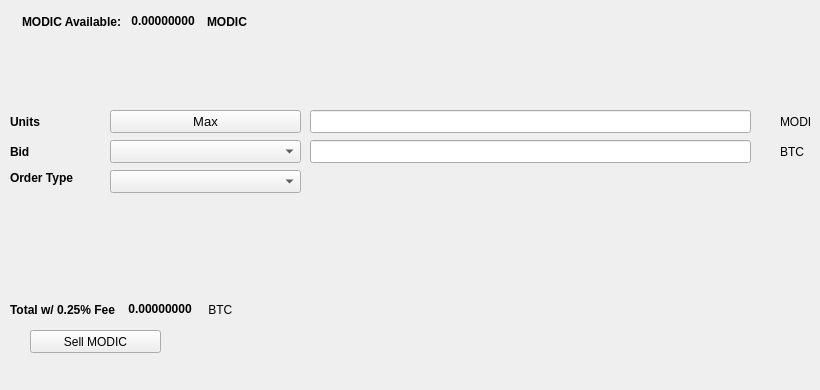
   <widget class="QWidget" name="SellTab">
    <attribute name="title">
     <string>Sell</string>
    </attribute>
    <widget class="QLabel" name="label_16">
     <property name="geometry">
      <rect>
       <x>780</x>
       <y>140</y>
       <width>31</width>
       <height>23</height>
      </rect>
     </property>
     <property name="text">
      <string>BTC</string>
     </property>
    </widget>
    <widget class="QComboBox" name="SellBidcomboBox">
     <property name="geometry">
      <rect>
       <x>110</x>
       <y>140</y>
       <width>191</width>
       <height>23</height>
      </rect>
     </property>
     <property name="font">
      <font>
       <pointsize>10</pointsize>
      </font>
     </property>
    </widget>
    <widget class="QLabel" name="label_18">
     <property name="geometry">
      <rect>
       <x>10</x>
       <y>110</y>
       <width>46</width>
       <height>23</height>
      </rect>
     </property>
     <property name="font">
      <font>
       <weight>75</weight>
       <bold>true</bold>
      </font>
     </property>
     <property name="text">
      <string>Units</string>
     </property>
    </widget>
    <widget class="QPushButton" name="Sell_Max_Amount">
     <property name="geometry">
      <rect>
       <x>110</x>
       <y>110</y>
       <width>191</width>
       <height>23</height>
      </rect>
     </property>
     <property name="font">
      <font>
       <pointsize>10</pointsize>
      </font>
     </property>
     <property name="text">
      <string>Max</string>
     </property>
    </widget>
    <widget class="QLabel" name="label_20">
     <property name="geometry">
      <rect>
       <x>10</x>
       <y>170</y>
       <width>91</width>
       <height>16</height>
      </rect>
     </property>
     <property name="font">
      <font>
       <weight>75</weight>
       <bold>true</bold>
      </font>
     </property>
     <property name="text">
      <string>Order Type</string>
     </property>
    </widget>
    <widget class="QComboBox" name="SellOrdertypeCombo">
     <property name="geometry">
      <rect>
       <x>110</x>
       <y>170</y>
       <width>191</width>
       <height>23</height>
      </rect>
     </property>
     <property name="font">
      <font>
       <pointsize>10</pointsize>
      </font>
     </property>
    </widget>
    <widget class="QLabel" name="label_21">
     <property name="geometry">
      <rect>
       <x>10</x>
       <y>140</y>
       <width>46</width>
       <height>23</height>
      </rect>
     </property>
     <property name="font">
      <font>
       <weight>75</weight>
       <bold>true</bold>
      </font>
     </property>
     <property name="text">
      <string>Bid</string>
     </property>
    </widget>
    <widget class="QLabel" name="label_22">
     <property name="geometry">
      <rect>
       <x>780</x>
       <y>110</y>
       <width>31</width>
       <height>23</height>
      </rect>
     </property>
     <property name="text">
      <string>MODIC</string>
     </property>
    </widget>
    <widget class="QLineEdit" name="UnitsInputMODIC">
     <property name="geometry">
      <rect>
       <x>310</x>
       <y>110</y>
       <width>441</width>
       <height>23</height>
      </rect>
     </property>
     <property name="font">
      <font>
       <pointsize>9</pointsize>
       <weight>75</weight>
       <bold>true</bold>
      </font>
     </property>
    </widget>
    <widget class="QLineEdit" name="SellBidPriceEdit">
     <property name="geometry">
      <rect>
       <x>310</x>
       <y>140</y>
       <width>441</width>
       <height>23</height>
      </rect>
     </property>
     <property name="font">
      <font>
       <pointsize>9</pointsize>
       <weight>75</weight>
       <bold>true</bold>
      </font>
     </property>
    </widget>
    <widget class="QPushButton" name="SellMODICBTN">
     <property name="geometry">
      <rect>
       <x>30</x>
       <y>330</y>
       <width>131</width>
       <height>23</height>
      </rect>
     </property>
     <property name="text">
      <string>Sell MODIC</string>
     </property>
     <property name="icon">
      <iconset resource="../modic">
       <normaloff>:/icons/bitcoin</normaloff>:/icons/bitcoin</iconset>
     </property>
    </widget>
    <widget class="QWidget" name="layoutWidget3">
     <property name="geometry">
      <rect>
       <x>22</x>
       <y>12</y>
       <width>258</width>
       <height>19</height>
      </rect>
     </property>
     <layout class="QHBoxLayout" name="horizontalLayout">
      <item>
       <widget class="QLabel" name="label232_2">
        <property name="font">
         <font>
          <weight>75</weight>
          <bold>true</bold>
         </font>
        </property>
        <property name="text">
         <string>MODIC Available:</string>
        </property>
       </widget>
      </item>
      <item>
       <widget class="QLabel" name="MODICAvailableLabel">
        <property name="palette">
         <palette>
          <active>
           <colorrole role="WindowText">
            <brush brushstyle="SolidPattern">
             <color alpha="255">
              <red>0</red>
              <green>0</green>
              <blue>0</blue>
             </color>
            </brush>
           </colorrole>
           <colorrole role="Button">
            <brush brushstyle="SolidPattern">
             <color alpha="255">
              <red>0</red>
              <green>170</green>
              <blue>0</blue>
             </color>
            </brush>
           </colorrole>
           <colorrole role="Light">
            <brush brushstyle="SolidPattern">
             <color alpha="255">
              <red>0</red>
              <green>255</green>
              <blue>0</blue>
             </color>
            </brush>
           </colorrole>
           <colorrole role="Midlight">
            <brush brushstyle="SolidPattern">
             <color alpha="255">
              <red>0</red>
              <green>212</green>
              <blue>0</blue>
             </color>
            </brush>
           </colorrole>
           <colorrole role="Dark">
            <brush brushstyle="SolidPattern">
             <color alpha="255">
              <red>0</red>
              <green>85</green>
              <blue>0</blue>
             </color>
            </brush>
           </colorrole>
           <colorrole role="Mid">
            <brush brushstyle="SolidPattern">
             <color alpha="255">
              <red>0</red>
              <green>113</green>
              <blue>0</blue>
             </color>
            </brush>
           </colorrole>
           <colorrole role="Text">
            <brush brushstyle="SolidPattern">
             <color alpha="255">
              <red>0</red>
              <green>170</green>
              <blue>0</blue>
             </color>
            </brush>
           </colorrole>
           <colorrole role="BrightText">
            <brush brushstyle="SolidPattern">
             <color alpha="255">
              <red>255</red>
              <green>255</green>
              <blue>255</blue>
             </color>
            </brush>
           </colorrole>
           <colorrole role="ButtonText">
            <brush brushstyle="SolidPattern">
             <color alpha="255">
              <red>0</red>
              <green>0</green>
              <blue>0</blue>
             </color>
            </brush>
           </colorrole>
           <colorrole role="Base">
            <brush brushstyle="SolidPattern">
             <color alpha="255">
              <red>255</red>
              <green>255</green>
              <blue>255</blue>
             </color>
            </brush>
           </colorrole>
           <colorrole role="Window">
            <brush brushstyle="SolidPattern">
             <color alpha="255">
              <red>0</red>
              <green>170</green>
              <blue>0</blue>
             </color>
            </brush>
           </colorrole>
           <colorrole role="Shadow">
            <brush brushstyle="SolidPattern">
             <color alpha="255">
              <red>0</red>
              <green>0</green>
              <blue>0</blue>
             </color>
            </brush>
           </colorrole>
           <colorrole role="AlternateBase">
            <brush brushstyle="SolidPattern">
             <color alpha="255">
              <red>127</red>
              <green>212</green>
              <blue>127</blue>
             </color>
            </brush>
           </colorrole>
           <colorrole role="ToolTipBase">
            <brush brushstyle="SolidPattern">
             <color alpha="255">
              <red>255</red>
              <green>255</green>
              <blue>220</blue>
             </color>
            </brush>
           </colorrole>
           <colorrole role="ToolTipText">
            <brush brushstyle="SolidPattern">
             <color alpha="255">
              <red>0</red>
              <green>0</green>
              <blue>0</blue>
             </color>
            </brush>
           </colorrole>
          </active>
          <inactive>
           <colorrole role="WindowText">
            <brush brushstyle="SolidPattern">
             <color alpha="255">
              <red>0</red>
              <green>0</green>
              <blue>0</blue>
             </color>
            </brush>
           </colorrole>
           <colorrole role="Button">
            <brush brushstyle="SolidPattern">
             <color alpha="255">
              <red>0</red>
              <green>170</green>
              <blue>0</blue>
             </color>
            </brush>
           </colorrole>
           <colorrole role="Light">
            <brush brushstyle="SolidPattern">
             <color alpha="255">
              <red>0</red>
              <green>255</green>
              <blue>0</blue>
             </color>
            </brush>
           </colorrole>
           <colorrole role="Midlight">
            <brush brushstyle="SolidPattern">
             <color alpha="255">
              <red>0</red>
              <green>212</green>
              <blue>0</blue>
             </color>
            </brush>
           </colorrole>
           <colorrole role="Dark">
            <brush brushstyle="SolidPattern">
             <color alpha="255">
              <red>0</red>
              <green>85</green>
              <blue>0</blue>
             </color>
            </brush>
           </colorrole>
           <colorrole role="Mid">
            <brush brushstyle="SolidPattern">
             <color alpha="255">
              <red>0</red>
              <green>113</green>
              <blue>0</blue>
             </color>
            </brush>
           </colorrole>
           <colorrole role="Text">
            <brush brushstyle="SolidPattern">
             <color alpha="255">
              <red>0</red>
              <green>170</green>
              <blue>0</blue>
             </color>
            </brush>
           </colorrole>
           <colorrole role="BrightText">
            <brush brushstyle="SolidPattern">
             <color alpha="255">
              <red>255</red>
              <green>255</green>
              <blue>255</blue>
             </color>
            </brush>
           </colorrole>
           <colorrole role="ButtonText">
            <brush brushstyle="SolidPattern">
             <color alpha="255">
              <red>0</red>
              <green>0</green>
              <blue>0</blue>
             </color>
            </brush>
           </colorrole>
           <colorrole role="Base">
            <brush brushstyle="SolidPattern">
             <color alpha="255">
              <red>255</red>
              <green>255</green>
              <blue>255</blue>
             </color>
            </brush>
           </colorrole>
           <colorrole role="Window">
            <brush brushstyle="SolidPattern">
             <color alpha="255">
              <red>0</red>
              <green>170</green>
              <blue>0</blue>
             </color>
            </brush>
           </colorrole>
           <colorrole role="Shadow">
            <brush brushstyle="SolidPattern">
             <color alpha="255">
              <red>0</red>
              <green>0</green>
              <blue>0</blue>
             </color>
            </brush>
           </colorrole>
           <colorrole role="AlternateBase">
            <brush brushstyle="SolidPattern">
             <color alpha="255">
              <red>127</red>
              <green>212</green>
              <blue>127</blue>
             </color>
            </brush>
           </colorrole>
           <colorrole role="ToolTipBase">
            <brush brushstyle="SolidPattern">
             <color alpha="255">
              <red>255</red>
              <green>255</green>
              <blue>220</blue>
             </color>
            </brush>
           </colorrole>
           <colorrole role="ToolTipText">
            <brush brushstyle="SolidPattern">
             <color alpha="255">
              <red>0</red>
              <green>0</green>
              <blue>0</blue>
             </color>
            </brush>
           </colorrole>
          </inactive>
          <disabled>
           <colorrole role="WindowText">
            <brush brushstyle="SolidPattern">
             <color alpha="255">
              <red>0</red>
              <green>85</green>
              <blue>0</blue>
             </color>
            </brush>
           </colorrole>
           <colorrole role="Button">
            <brush brushstyle="SolidPattern">
             <color alpha="255">
              <red>0</red>
              <green>170</green>
              <blue>0</blue>
             </color>
            </brush>
           </colorrole>
           <colorrole role="Light">
            <brush brushstyle="SolidPattern">
             <color alpha="255">
              <red>0</red>
              <green>255</green>
              <blue>0</blue>
             </color>
            </brush>
           </colorrole>
           <colorrole role="Midlight">
            <brush brushstyle="SolidPattern">
             <color alpha="255">
              <red>0</red>
              <green>212</green>
              <blue>0</blue>
             </color>
            </brush>
           </colorrole>
           <colorrole role="Dark">
            <brush brushstyle="SolidPattern">
             <color alpha="255">
              <red>0</red>
              <green>85</green>
              <blue>0</blue>
             </color>
            </brush>
           </colorrole>
           <colorrole role="Mid">
            <brush brushstyle="SolidPattern">
             <color alpha="255">
              <red>0</red>
              <green>113</green>
              <blue>0</blue>
             </color>
            </brush>
           </colorrole>
           <colorrole role="Text">
            <brush brushstyle="SolidPattern">
             <color alpha="255">
              <red>0</red>
              <green>85</green>
              <blue>0</blue>
             </color>
            </brush>
           </colorrole>
           <colorrole role="BrightText">
            <brush brushstyle="SolidPattern">
             <color alpha="255">
              <red>255</red>
              <green>255</green>
              <blue>255</blue>
             </color>
            </brush>
           </colorrole>
           <colorrole role="ButtonText">
            <brush brushstyle="SolidPattern">
             <color alpha="255">
              <red>0</red>
              <green>85</green>
              <blue>0</blue>
             </color>
            </brush>
           </colorrole>
           <colorrole role="Base">
            <brush brushstyle="SolidPattern">
             <color alpha="255">
              <red>0</red>
              <green>170</green>
              <blue>0</blue>
             </color>
            </brush>
           </colorrole>
           <colorrole role="Window">
            <brush brushstyle="SolidPattern">
             <color alpha="255">
              <red>0</red>
              <green>170</green>
              <blue>0</blue>
             </color>
            </brush>
           </colorrole>
           <colorrole role="Shadow">
            <brush brushstyle="SolidPattern">
             <color alpha="255">
              <red>0</red>
              <green>0</green>
              <blue>0</blue>
             </color>
            </brush>
           </colorrole>
           <colorrole role="AlternateBase">
            <brush brushstyle="SolidPattern">
             <color alpha="255">
              <red>0</red>
              <green>170</green>
              <blue>0</blue>
             </color>
            </brush>
           </colorrole>
           <colorrole role="ToolTipBase">
            <brush brushstyle="SolidPattern">
             <color alpha="255">
              <red>255</red>
              <green>255</green>
              <blue>220</blue>
             </color>
            </brush>
           </colorrole>
           <colorrole role="ToolTipText">
            <brush brushstyle="SolidPattern">
             <color alpha="255">
              <red>0</red>
              <green>0</green>
              <blue>0</blue>
             </color>
            </brush>
           </colorrole>
          </disabled>
         </palette>
        </property>
        <property name="font">
         <font>
          <weight>75</weight>
          <bold>true</bold>
         </font>
        </property>
        <property name="text">
         <string> 0.00000000 </string>
        </property>
        <property name="textInteractionFlags">
         <set>Qt::LinksAccessibleByMouse|Qt::TextSelectableByKeyboard|Qt::TextSelectableByMouse</set>
        </property>
       </widget>
      </item>
      <item>
       <widget class="QLabel" name="labelMODIC">
        <property name="font">
         <font>
          <weight>75</weight>
          <bold>true</bold>
         </font>
        </property>
        <property name="text">
         <string>MODIC</string>
        </property>
       </widget>
      </item>
     </layout>
    </widget>
    <widget class="QWidget" name="layoutWidget">
     <property name="geometry">
      <rect>
       <x>10</x>
       <y>300</y>
       <width>268</width>
       <height>19</height>
      </rect>
     </property>
     <layout class="QHBoxLayout" name="horizontalLayout_2">
      <item>
       <widget class="QLabel" name="label_19">
        <property name="font">
         <font>
          <weight>75</weight>
          <bold>true</bold>
         </font>
        </property>
        <property name="text">
         <string>Total w/ 0.25% Fee </string>
        </property>
       </widget>
      </item>
      <item>
       <widget class="QLabel" name="SellCostLabel">
        <property name="palette">
         <palette>
          <active>
           <colorrole role="WindowText">
            <brush brushstyle="SolidPattern">
             <color alpha="255">
              <red>0</red>
              <green>0</green>
              <blue>0</blue>
             </color>
            </brush>
           </colorrole>
           <colorrole role="Button">
            <brush brushstyle="SolidPattern">
             <color alpha="255">
              <red>0</red>
              <green>170</green>
              <blue>0</blue>
             </color>
            </brush>
           </colorrole>
           <colorrole role="Light">
            <brush brushstyle="SolidPattern">
             <color alpha="255">
              <red>0</red>
              <green>255</green>
              <blue>0</blue>
             </color>
            </brush>
           </colorrole>
           <colorrole role="Midlight">
            <brush brushstyle="SolidPattern">
             <color alpha="255">
              <red>0</red>
              <green>212</green>
              <blue>0</blue>
             </color>
            </brush>
           </colorrole>
           <colorrole role="Dark">
            <brush brushstyle="SolidPattern">
             <color alpha="255">
              <red>0</red>
              <green>85</green>
              <blue>0</blue>
             </color>
            </brush>
           </colorrole>
           <colorrole role="Mid">
            <brush brushstyle="SolidPattern">
             <color alpha="255">
              <red>0</red>
              <green>113</green>
              <blue>0</blue>
             </color>
            </brush>
           </colorrole>
           <colorrole role="Text">
            <brush brushstyle="SolidPattern">
             <color alpha="255">
              <red>0</red>
              <green>170</green>
              <blue>0</blue>
             </color>
            </brush>
           </colorrole>
           <colorrole role="BrightText">
            <brush brushstyle="SolidPattern">
             <color alpha="255">
              <red>255</red>
              <green>255</green>
              <blue>255</blue>
             </color>
            </brush>
           </colorrole>
           <colorrole role="ButtonText">
            <brush brushstyle="SolidPattern">
             <color alpha="255">
              <red>0</red>
              <green>0</green>
              <blue>0</blue>
             </color>
            </brush>
           </colorrole>
           <colorrole role="Base">
            <brush brushstyle="SolidPattern">
             <color alpha="255">
              <red>255</red>
              <green>255</green>
              <blue>255</blue>
             </color>
            </brush>
           </colorrole>
           <colorrole role="Window">
            <brush brushstyle="SolidPattern">
             <color alpha="255">
              <red>0</red>
              <green>170</green>
              <blue>0</blue>
             </color>
            </brush>
           </colorrole>
           <colorrole role="Shadow">
            <brush brushstyle="SolidPattern">
             <color alpha="255">
              <red>0</red>
              <green>0</green>
              <blue>0</blue>
             </color>
            </brush>
           </colorrole>
           <colorrole role="AlternateBase">
            <brush brushstyle="SolidPattern">
             <color alpha="255">
              <red>127</red>
              <green>212</green>
              <blue>127</blue>
             </color>
            </brush>
           </colorrole>
           <colorrole role="ToolTipBase">
            <brush brushstyle="SolidPattern">
             <color alpha="255">
              <red>255</red>
              <green>255</green>
              <blue>220</blue>
             </color>
            </brush>
           </colorrole>
           <colorrole role="ToolTipText">
            <brush brushstyle="SolidPattern">
             <color alpha="255">
              <red>0</red>
              <green>0</green>
              <blue>0</blue>
             </color>
            </brush>
           </colorrole>
          </active>
          <inactive>
           <colorrole role="WindowText">
            <brush brushstyle="SolidPattern">
             <color alpha="255">
              <red>0</red>
              <green>0</green>
              <blue>0</blue>
             </color>
            </brush>
           </colorrole>
           <colorrole role="Button">
            <brush brushstyle="SolidPattern">
             <color alpha="255">
              <red>0</red>
              <green>170</green>
              <blue>0</blue>
             </color>
            </brush>
           </colorrole>
           <colorrole role="Light">
            <brush brushstyle="SolidPattern">
             <color alpha="255">
              <red>0</red>
              <green>255</green>
              <blue>0</blue>
             </color>
            </brush>
           </colorrole>
           <colorrole role="Midlight">
            <brush brushstyle="SolidPattern">
             <color alpha="255">
              <red>0</red>
              <green>212</green>
              <blue>0</blue>
             </color>
            </brush>
           </colorrole>
           <colorrole role="Dark">
            <brush brushstyle="SolidPattern">
             <color alpha="255">
              <red>0</red>
              <green>85</green>
              <blue>0</blue>
             </color>
            </brush>
           </colorrole>
           <colorrole role="Mid">
            <brush brushstyle="SolidPattern">
             <color alpha="255">
              <red>0</red>
              <green>113</green>
              <blue>0</blue>
             </color>
            </brush>
           </colorrole>
           <colorrole role="Text">
            <brush brushstyle="SolidPattern">
             <color alpha="255">
              <red>0</red>
              <green>170</green>
              <blue>0</blue>
             </color>
            </brush>
           </colorrole>
           <colorrole role="BrightText">
            <brush brushstyle="SolidPattern">
             <color alpha="255">
              <red>255</red>
              <green>255</green>
              <blue>255</blue>
             </color>
            </brush>
           </colorrole>
           <colorrole role="ButtonText">
            <brush brushstyle="SolidPattern">
             <color alpha="255">
              <red>0</red>
              <green>0</green>
              <blue>0</blue>
             </color>
            </brush>
           </colorrole>
           <colorrole role="Base">
            <brush brushstyle="SolidPattern">
             <color alpha="255">
              <red>255</red>
              <green>255</green>
              <blue>255</blue>
             </color>
            </brush>
           </colorrole>
           <colorrole role="Window">
            <brush brushstyle="SolidPattern">
             <color alpha="255">
              <red>0</red>
              <green>170</green>
              <blue>0</blue>
             </color>
            </brush>
           </colorrole>
           <colorrole role="Shadow">
            <brush brushstyle="SolidPattern">
             <color alpha="255">
              <red>0</red>
              <green>0</green>
              <blue>0</blue>
             </color>
            </brush>
           </colorrole>
           <colorrole role="AlternateBase">
            <brush brushstyle="SolidPattern">
             <color alpha="255">
              <red>127</red>
              <green>212</green>
              <blue>127</blue>
             </color>
            </brush>
           </colorrole>
           <colorrole role="ToolTipBase">
            <brush brushstyle="SolidPattern">
             <color alpha="255">
              <red>255</red>
              <green>255</green>
              <blue>220</blue>
             </color>
            </brush>
           </colorrole>
           <colorrole role="ToolTipText">
            <brush brushstyle="SolidPattern">
             <color alpha="255">
              <red>0</red>
              <green>0</green>
              <blue>0</blue>
             </color>
            </brush>
           </colorrole>
          </inactive>
          <disabled>
           <colorrole role="WindowText">
            <brush brushstyle="SolidPattern">
             <color alpha="255">
              <red>0</red>
              <green>85</green>
              <blue>0</blue>
             </color>
            </brush>
           </colorrole>
           <colorrole role="Button">
            <brush brushstyle="SolidPattern">
             <color alpha="255">
              <red>0</red>
              <green>170</green>
              <blue>0</blue>
             </color>
            </brush>
           </colorrole>
           <colorrole role="Light">
            <brush brushstyle="SolidPattern">
             <color alpha="255">
              <red>0</red>
              <green>255</green>
              <blue>0</blue>
             </color>
            </brush>
           </colorrole>
           <colorrole role="Midlight">
            <brush brushstyle="SolidPattern">
             <color alpha="255">
              <red>0</red>
              <green>212</green>
              <blue>0</blue>
             </color>
            </brush>
           </colorrole>
           <colorrole role="Dark">
            <brush brushstyle="SolidPattern">
             <color alpha="255">
              <red>0</red>
              <green>85</green>
              <blue>0</blue>
             </color>
            </brush>
           </colorrole>
           <colorrole role="Mid">
            <brush brushstyle="SolidPattern">
             <color alpha="255">
              <red>0</red>
              <green>113</green>
              <blue>0</blue>
             </color>
            </brush>
           </colorrole>
           <colorrole role="Text">
            <brush brushstyle="SolidPattern">
             <color alpha="255">
              <red>0</red>
              <green>85</green>
              <blue>0</blue>
             </color>
            </brush>
           </colorrole>
           <colorrole role="BrightText">
            <brush brushstyle="SolidPattern">
             <color alpha="255">
              <red>255</red>
              <green>255</green>
              <blue>255</blue>
             </color>
            </brush>
           </colorrole>
           <colorrole role="ButtonText">
            <brush brushstyle="SolidPattern">
             <color alpha="255">
              <red>0</red>
              <green>85</green>
              <blue>0</blue>
             </color>
            </brush>
           </colorrole>
           <colorrole role="Base">
            <brush brushstyle="SolidPattern">
             <color alpha="255">
              <red>0</red>
              <green>170</green>
              <blue>0</blue>
             </color>
            </brush>
           </colorrole>
           <colorrole role="Window">
            <brush brushstyle="SolidPattern">
             <color alpha="255">
              <red>0</red>
              <green>170</green>
              <blue>0</blue>
             </color>
            </brush>
           </colorrole>
           <colorrole role="Shadow">
            <brush brushstyle="SolidPattern">
             <color alpha="255">
              <red>0</red>
              <green>0</green>
              <blue>0</blue>
             </color>
            </brush>
           </colorrole>
           <colorrole role="AlternateBase">
            <brush brushstyle="SolidPattern">
             <color alpha="255">
              <red>0</red>
              <green>170</green>
              <blue>0</blue>
             </color>
            </brush>
           </colorrole>
           <colorrole role="ToolTipBase">
            <brush brushstyle="SolidPattern">
             <color alpha="255">
              <red>255</red>
              <green>255</green>
              <blue>220</blue>
             </color>
            </brush>
           </colorrole>
           <colorrole role="ToolTipText">
            <brush brushstyle="SolidPattern">
             <color alpha="255">
              <red>0</red>
              <green>0</green>
              <blue>0</blue>
             </color>
            </brush>
           </colorrole>
          </disabled>
         </palette>
        </property>
        <property name="font">
         <font>
          <weight>75</weight>
          <bold>true</bold>
         </font>
        </property>
        <property name="autoFillBackground">
         <bool>false</bool>
        </property>
        <property name="text">
         <string> 0.00000000</string>
        </property>
        <property name="textInteractionFlags">
         <set>Qt::LinksAccessibleByMouse|Qt::TextSelectableByMouse</set>
        </property>
       </widget>
      </item>
      <item>
       <widget class="QLabel" name="label_17">
        <property name="font">
         <font>
          <weight>50</weight>
          <bold>false</bold>
         </font>
        </property>
        <property name="text">
         <string> BTC</string>
        </property>
       </widget>
      </item>
     </layout>
    </widget>
    <widget class="QLabel" name="label_23">
     <property name="geometry">
      <rect>
       <x>460</x>
       <y>300</y>
       <width>281</width>
       <height>81</height>
      </rect>
     </property>
     <property name="text">
      <string/>
     </property>
     <property name="pixmap">
      <pixmap>:/images/bittrex</pixmap>
     </property>
    </widget>
   </widget>
